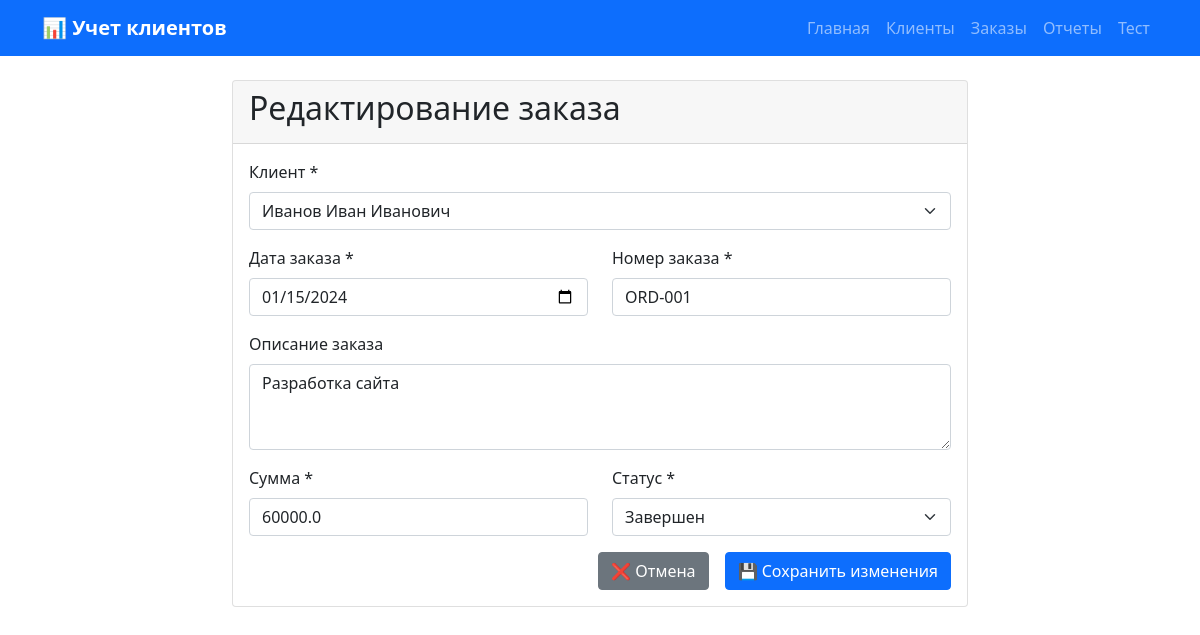
The page /orders/edit/1 on the database its author committed.
### tables this page shows
CREATE TABLE orders (
        id INTEGER PRIMARY KEY AUTOINCREMENT,
        client_id INTEGER NOT NULL,
        order_date DATE NOT NULL DEFAULT CURRENT_DATE,
        order_number TEXT NOT NULL UNIQUE,
        description TEXT,
        total_amount REAL NOT NULL DEFAULT 0.00,
        status TEXT NOT NULL DEFAULT 'Новый',
        created_at TIMESTAMP DEFAULT CURRENT_TIMESTAMP,
        FOREIGN KEY (client_id) REFERENCES clients (id)
    );

CREATE TABLE clients (
        id INTEGER PRIMARY KEY AUTOINCREMENT,
        last_name TEXT NOT NULL,
        first_name TEXT NOT NULL,
        middle_name TEXT,
        email TEXT,
        phone TEXT,
        registration_date DATE NOT NULL DEFAULT CURRENT_DATE,
        address TEXT,
        notes TEXT,
        created_at TIMESTAMP DEFAULT CURRENT_TIMESTAMP
    );

### app.py (the view, shortened to what this page needs)
@app.route('/orders/edit/<int:order_id>', methods=['GET', 'POST'])
def edit_order(order_id):
    conn = get_db()
    order = conn.execute('''
        SELECT o.*, c.last_name, c.first_name, c.middle_name
        FROM orders o
        LEFT JOIN clients c ON o.client_id = c.id
        WHERE o.id = ?
    ''', (order_id,)).fetchone()
    clients_data = conn.execute('SELECT id, last_name, first_name, middle_name FROM clients ORDER BY last_name, first_name').fetchall()
    conn.close()
    if not order:
        flash('Заказ не найден!', 'error')
        return redirect(url_for('orders'))
    return render_template('edit_order.html', order=order, clients=clients_data)

### app.py (called while the page is built)
def get_db():
    conn = sqlite3.connect('clients.db')
    conn.row_factory = sqlite3.Row
    return conn

### templates/edit_order.html (shortened to what this page needs)
{% extends "base.html" %}
{% block content %}
<div class="row">
    <div class="col-md-8 mx-auto">
        <div class="card">
            <div class="card-header">
                <h2>Редактирование заказа</h2>
            </div>
            <div class="card-body">
                <form method="POST">
                    <div class="mb-3">
                        <label class="form-label">Клиент *</label>
                        <select name="client_id" class="form-select" required>
                            {% for client in clients %}
                            <option value="{{ client.id }}" {% if client.id == order.client_id %}selected{% endif %}>
                                {{ client.last_name }} {{ client.first_name }} {{ client.middle_name or '' }}
                            </option>
                            {% endfor %}
                        </select>
                    </div>
                    <div class="row mb-3">
                        <div class="col-md-6">
                            <label class="form-label">Дата заказа *</label>
                            <input type="date" name="order_date" class="form-control" value="{{ order.order_date }}" required>
                        </div>
                        <div class="col-md-6">
                            <label class="form-label">Номер заказа *</label>
                            <input type="text" name="order_number" class="form-control" value="{{ order.order_number }}" required>
                        </div>
                    </div>
                    <div class="mb-3">
                        <label class="form-label">Описание заказа</label>
                        <textarea name="description" class="form-control" rows="3">{{ order.description or '' }}</textarea>
                    </div>
                    <div class="row mb-3">
                        <div class="col-md-6">
                            <label class="form-label">Сумма *</label>
                            <input type="number" name="total_amount" class="form-control" step="0.01" min="0" value="{{ order.total_amount }}" required>
                        </div>
                        <div class="col-md-6">
                            <label class="form-label">Статус *</label>
                            <select name="status" class="form-select" required>
                                <option value="Завершен" {% if order.status == 'Завершен' %}selected{% endif %}>Завершен</option>
                            </select>
                        </div>
                    </div>
                    <div class="d-grid gap-2 d-md-flex justify-content-md-end">
                        <a href="{{ url_for('orders') }}" class="btn btn-secondary me-md-2">❌ Отмена</a>
                        <button type="submit" class="btn btn-primary">💾 Сохранить изменения</button>
                    </div>
                </form>
            </div>
        </div>
    </div>
</div>
{% endblock %}

### rows shown on the page
orders: client_id "Иванов Иван Иванович", order_date "01/15/2024", order_number "ORD-001", description "Разработка сайта", total_amount "60000.0", status "Завершен"
